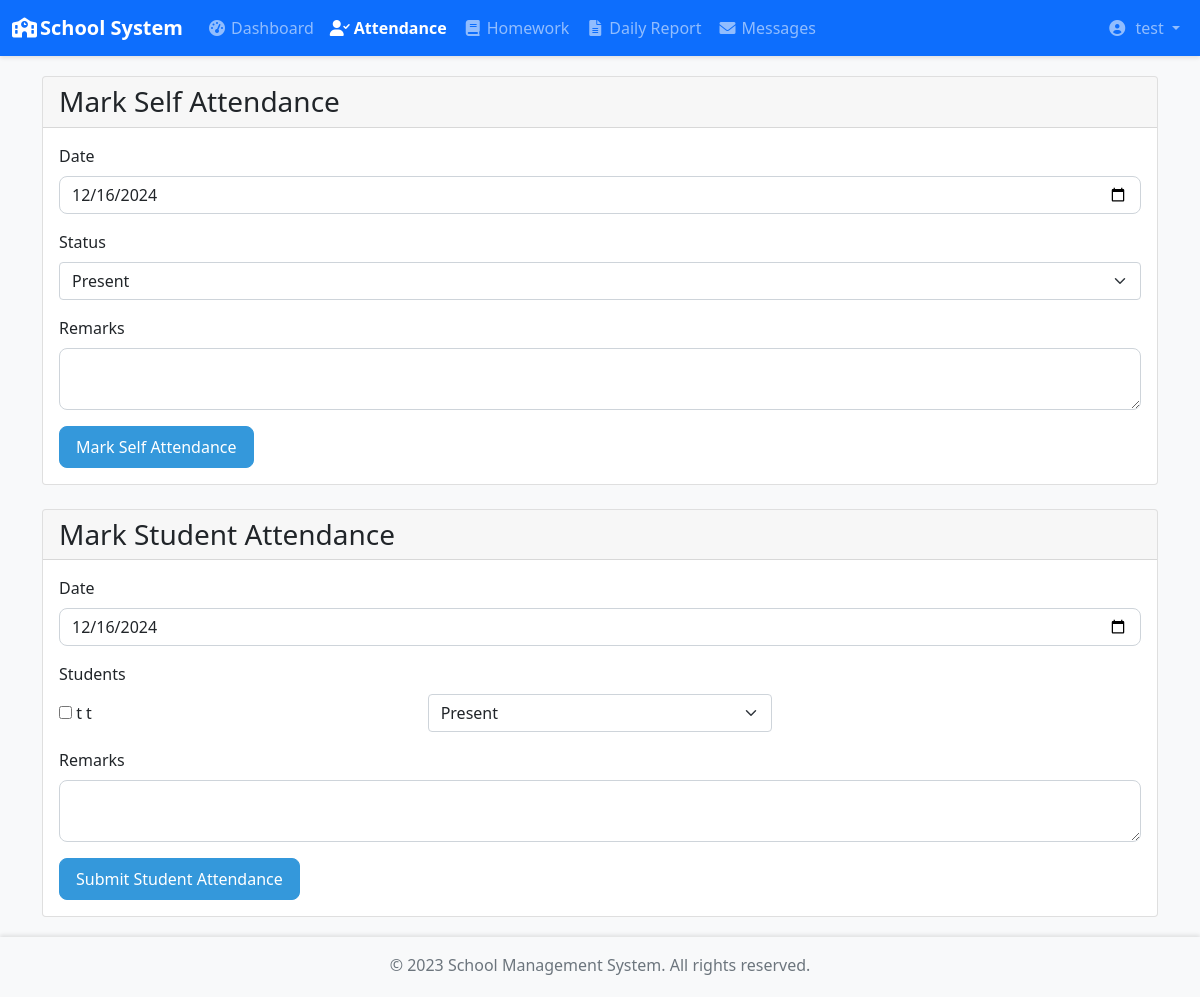
The app's page /teacher/attendance (signed in) with its own data.
### app/models/user.py (models this page shows, shortened)
class User(UserMixin, db.Model):
    id = db.Column(db.Integer, primary_key=True)
    username = db.Column(db.String(64), unique=True, nullable=False)
    email = db.Column(db.String(120), unique=True, nullable=False)
    password_hash = db.Column(db.String(128))
    role = db.Column(db.String(20), nullable=False)  # 'admin', 'teacher', 'student'
    created_at = db.Column(db.DateTime, default=datetime.utcnow)
    is_active = db.Column(db.Boolean, default=True)
    first_name = db.Column(db.String(64))
    last_name = db.Column(db.String(64))

### app/blueprints/teacher.py (the view, shortened to what this page needs)
@teacher.route('/teacher/attendance', methods=['GET', 'POST'])
@login_required
@teacher_required
def attendance():
    students = User.query.filter_by(role='student').all()
    today = date.today()
    existing_attendance = Attendance.query.filter_by(date=today).all()
    attendance_dict = {att.user_id: att.status for att in existing_attendance}
    return render_template('teacher/attendance.html',
                         students=students,
                         attendance_dict=attendance_dict,
                         today=today)

### app/__init__.py (called while the page is built)
def create_app():
    app = Flask(__name__)
    app.config.from_object(Config)
    db.init_app(app)
    login_manager.init_app(app)
    migrate.init_app(app, db)
    login_manager.login_view = 'auth.login'
    login_manager.login_message_category = 'info'
    from app.models.user import User
    @login_manager.user_loader
    def load_user(user_id):
        return User.query.get(int(user_id))
    from app.blueprints.auth import auth
    from app.blueprints.admin import admin
    from app.blueprints.teacher import teacher
    from app.blueprints.student import student
    app.register_blueprint(auth)
    app.register_blueprint(admin)
    app.register_blueprint(teacher)
    app.register_blueprint(student)
    @app.route('/')
    def index():
        return redirect(url_for('auth.login'))
    return app

### app/blueprints/teacher.py (called while the page is built)
def teacher_required(f):
    @wraps(f)
    def decorated_function(*args, **kwargs):
        if not current_user.is_authenticated or current_user.role != 'teacher':
            flash('You need to be a teacher to access this page.', 'danger')
            return redirect(url_for('auth.login'))
        return f(*args, **kwargs)
    return decorated_function

### app/templates/teacher/attendance.html (shortened to what this page needs)
{% extends "base.html" %}
{% block content %}
<div class="container">
    <div class="card mb-4">
        <div class="card-header">
            <h3 class="mb-0">Mark Self Attendance</h3>
        </div>
        <div class="card-body">
            <form method="POST">
                <div class="mb-3">
                    <label class="form-label">Date</label>
                    <input type="date" class="form-control" name="date" value="{{ today }}" required>
                </div>
                <div class="mb-3">
                    <label class="form-label">Status</label>
                    <select class="form-select" name="status" required>
                        <option value="present">Present</option>
                    </select>
                </div>
                <div class="mb-3">
                    <label class="form-label">Remarks</label>
                    <textarea class="form-control" name="remarks"></textarea>
                </div>
                <button type="submit" name="mark_self_attendance" class="btn btn-primary">Mark Self Attendance</button>
            </form>
        </div>
    </div>
    <div class="card">
        <div class="card-header">
            <h3 class="mb-0">Mark Student Attendance</h3>
        </div>
        <div class="card-body">
            <form method="POST">
                <div class="mb-3">
                    <label class="form-label">Date</label>
                    <input type="date" class="form-control" name="date" value="{{ today }}" required>
                </div>
                <div class="mb-3">
                    <label class="form-label">Students</label>
                    {% for student in students %}
                    <div class="row mb-2 align-items-center">
                        <div class="col-md-4">
                            <input type="checkbox" name="students" value="{{ student.id }}" id="student{{ student.id }}">
                            <label for="student{{ student.id }}">
                                {{ student.first_name }} {{ student.last_name }}
                            </label>
                        </div>
                        <div class="col-md-4">
                            <select class="form-select" name="status_{{ student.id }}">
                                <option value="present" {% if attendance_dict.get(student.id) == 'present' %}selected{% endif %}>Present</option>
                            </select>
                        </div>
                    </div>
                    {% endfor %}
                </div>
                <div class="mb-3">
                    <label class="form-label">Remarks</label>
                    <textarea class="form-control" name="remarks"></textarea>
                </div>
                <button type="submit" class="btn btn-primary">Submit Student Attendance</button>
            </form>
        </div>
    </div>
</div>
{% endblock %}

### app/templates/base.html (shortened to what this page needs)
<!DOCTYPE html>
<html lang="en">
<head>
    <link href="https://cdn.jsdelivr.net/npm/bootstrap@5.1.3/dist/css/bootstrap.min.css" rel="stylesheet">
    <link rel="stylesheet" href="https://cdnjs.cloudflare.com/ajax/libs/font-awesome/6.0.0/css/all.min.css">
    <link rel="stylesheet" href="{{ url_for('static', filename='css/base.css') }}">
    {% if current_user.is_authenticated %}
        {% if current_user.role == 'admin' %}
            <link rel="stylesheet" href="{{ url_for('static', filename='css/admin.css') }}">
        {% elif current_user.role == 'teacher' %}
            <link rel="stylesheet" href="{{ url_for('static', filename='css/teacher.css') }}">
        {% elif current_user.role == 'student' %}
            <link rel="stylesheet" href="{{ url_for('static', filename='css/student.css') }}">
        {% endif %}
    {% endif %}
</head>
<body>
    <nav class="navbar navbar-expand-lg navbar-dark bg-primary fixed-top">
        <div class="container-fluid">
            <a class="navbar-brand" href="#">
                <i class="fas fa-school me-2"></i>School System
            </a>
            <div class="collapse navbar-collapse" id="navbarNav">
                {% if current_user.is_authenticated %}
                    {% if current_user.role == 'admin' %}
                        <ul class="navbar-nav me-auto">
                            <li class="nav-item">
                                <a class="nav-link {% if request.endpoint == 'admin.dashboard' %}active{% endif %}"
                                   href="{{ url_for('admin.dashboard') }}">
                                    <i class="fas fa-tachometer-alt me-1"></i>Dashboard
                                </a>
                            </li>
                            <li class="nav-item">
                                <a class="nav-link {% if request.endpoint == 'admin.reports' %}active{% endif %}"
                                   href="{{ url_for('admin.view_reports') }}">
                                    <i class="fas fa-file-alt me-1"></i>Reports
                                </a>
                            </li>
                            <li class="nav-item">
                                <a class="nav-link {% if request.endpoint == 'admin.assignments' %}active{% endif %}"
                                   href="{{ url_for('admin.assignments') }}">
                                    <i class="fas fa-tasks me-1"></i>Assignments
                                </a>
                            </li>
                            <li class="nav-item">
                                <a class="nav-link {% if request.endpoint == 'admin.messages' %}active{% endif %}"
                                   href="{{ url_for('admin.messages') }}">
                                    <i class="fas fa-envelope me-1"></i>Messages
                                </a>
                            <li class="nav-item">
                               <a class="nav-link {% if request.endpoint == 'admin.view_attendance' %}active{% endif %}"
                               href="{{ url_for('admin.view_attendance') }}">
                                <i class="fas fa-user-check me-1"></i>Attendance
                                </a>
                            </li>
                                </li>
                        </ul>
                    {% elif current_user.role == 'teacher' %}
                        <ul class="navbar-nav me-auto">
                            <li class="nav-item">
                                <a class="nav-link {% if request.endpoint == 'teacher.dashboard' %}active{% endif %}"
                                   href="{{ url_for('teacher.dashboard') }}">
                                    <i class="fas fa-tachometer-alt me-1"></i>Dashboard
                                </a>
                            </li>
                            <li class="nav-item">
                                <a class="nav-link {% if request.endpoint == 'teacher.attendance' %}active{% endif %}"
                                   href="{{ url_for('teacher.attendance') }}">
                                    <i class="fas fa-user-check me-1"></i>Attendance
                                </a>
                            </li>
                            <li class="nav-item">
                                <a class="nav-link {% if request.endpoint == 'teacher.homework' %}active{% endif %}"
                                   href="{{ url_for('teacher.homework') }}">
                                    <i class="fas fa-book me-1"></i>Homework
                                </a>
                            </li>
                            <li class="nav-item">
                                <a class="nav-link {% if request.endpoint == 'teacher.daily_report' %}active{% endif %}"
                                   href="{{ url_for('teacher.daily_report') }}">
                                    <i class="fas fa-file-alt me-1"></i>Daily Report
                                </a>
                            </li>
                            <li class="nav-item">
                                <a class="nav-link {% if request.endpoint == 'teacher.messages' %}active{% endif %}"
                                   href="{{ url_for('teacher.messages') }}">
                                    <i class="fas fa-envelope me-1"></i>Messages
                                </a>
                            </li>
                        </ul>
                    {% endif %}
                    <ul class="navbar-nav ms-auto">
                        <li class="nav-item dropdown">
                            <a class="nav-link dropdown-toggle" href="#" id="navbarDropdown"
                               data-bs-toggle="dropdown">
                                <i class="fas fa-user-circle me-1"></i>
                                {{ current_user.first_name }}
                            </a>
                        </li>
                    </ul>
                {% endif %}
            </div>
        </div>
    </nav>
    <main class="content-wrapper">
        {% block content %}{% endblock %}
    </main>
    <footer class="footer mt-auto py-3 bg-light">
        <div class="container text-center">
            <span class="text-muted">© 2023 School Management System. All rights reserved.</span>
        </div>
    </footer>
</body>
</html>

### app/static/css/base.css (style rules this page uses)
:root { --navbar-height: 56px; --footer-height: 60px; }
body { min-height: 100vh; display: flex; flex-direction: column; padding-top: var(--navbar-height); }
.content-wrapper { flex: 1; padding: 20px; background-color: #f8f9fa; }
.navbar { box-shadow: 0 2px 4px rgba(0,0,0,0.1); }
.navbar-brand { font-weight: 600; }
.nav-link { padding: 0.5rem 1rem; transition: color 0.2s; }
.nav-link.active { font-weight: 600; }
.footer { box-shadow: 0 -2px 4px rgba(0,0,0,0.1); height: var(--footer-height); }
.fas { width: 20px; text-align: center; }

### app/static/css/teacher.css (style rules this page uses)
.form-control { border-radius: 8px; }
.btn { border-radius: 8px; padding: 8px 16px; }
.btn-primary { background-color: #3498db; border-color: #3498db; }

### records on screen
User: first_name "test"
User: first_name "t", last_name "t", id "Present"
